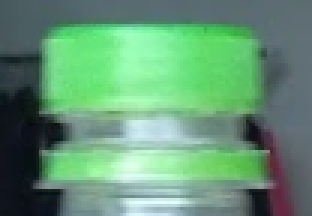
#> input picture Capture3.PNG, 104 x 72 px (shown 3 times larger)
$ python color_check.py
#> lines starting #> are read from the running program, lines starting #| are printed output that depends on the picture; after the words box and inside, x2 and y2 are one past the last pixel; in counts of white or black regions, pixels touching at a corner belong together; long printed decimals are rounded
import cv2
import numpy as np

class Color_check:
    def __init__(self, img_path):
#> called with img_path = 'Capture3.PNG'
        img = cv2.imread(img_path)
#> img is the input picture: shape (72, 104, 3); mean B, G, R 117.4, 149.9, 100.7
        img = cv2.cvtColor(img, cv2.COLOR_BGR2HSV)
#> img: shape (72, 104, 3); mean H, S, V 83, 85.5, 152.8
        img = cv2.resize(img, (500,500))
#> img: shape (500, 500, 3); mean H, S, V 82.9, 85.4, 152.7
        self.img = img

    def Color_check(self):
        # define green threshold
        lower_green = (38, 90, 30)
        upper_green = (70, 255,255)
        # If pixel in range of green threshold then this pixel = 1 and if not this pixel = 0
        mask_img = cv2.inRange (self.img, lower_green, upper_green)
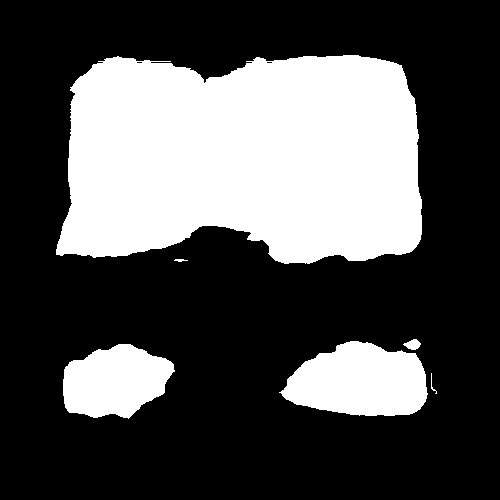
#> mask_img: shape (500, 500); 31.9% white; 6 white regions, box (x1, y1, x2, y2) and area: (56, 55, 422, 264) 65192, (279, 341, 428, 416) 8208, (63, 344, 175, 419) 6063, (403, 339, 421, 350) 126, (431, 373, 437, 394) 28, (174, 259, 188, 262) 27
        # convert img from HSV back to RGB
        self.img = cv2.cvtColor (self.img, cv2.COLOR_HSV2RGB)
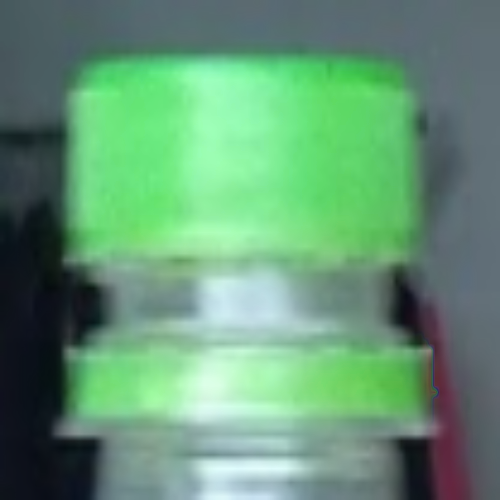
#> self.img: shape (500, 500, 3); mean R, G, B 100.2, 149.7, 117
        # bitwise the grayscale img and origin img to get mask of img
        result = cv2.bitwise_and(self.img, self.img, mask=mask_img)
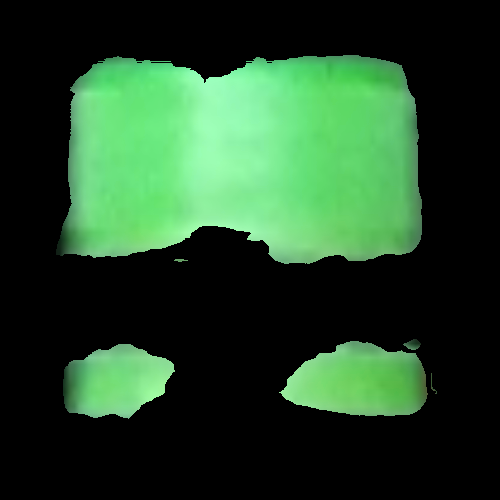
#> result: shape (500, 500, 3); mean R, G, B 35.1, 68.1, 39.7
        return result

    def visualize(self, mask_img):
        cv2.imshow('img', mask_img)
        cv2.waitKey(0)

    def Process(self):
        mask_img = self.Color_check()
        count_green_pixel = 0
        count_notgreen_pixel = 0
        for i in range (mask_img.shape[0]):
            for j in range (mask_img.shape[1]):
                if ((mask_img[i,j,0], mask_img[i,j,1], mask_img[i,j,2]) != (0,0,0)):
                    count_green_pixel += 1
#> after the loop, count_green_pixel = 79644
        count_notgreen_pixel = 500*500 - count_green_pixel
#> count_notgreen_pixel = 170356
        ratio = count_notgreen_pixel / count_green_pixel
#> ratio = 2.14
        print (ratio)
#| 2.139
        if (count_green_pixel < count_notgreen_pixel):
            cv2.putText(self.img, 'Chai khong dong nap', (500//4,500//4), cv2.FONT_HERSHEY_SIMPLEX, fontScale = 1, color = (0,0,0), thickness = 2)
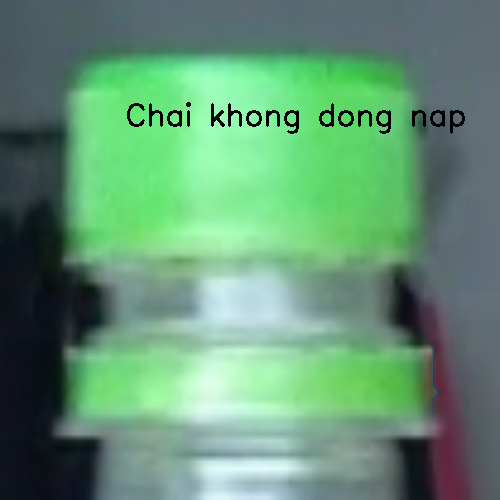
#> self.img: shape (500, 500, 3); 0.88% of pixels changed, all inside (x1, y1, x2, y2) = (127, 102, 465, 134)
        else:
            cv2.putText(self.img, 'Chai dong nap', (500//4,500//4), cv2.FONT_HERSHEY_SIMPLEX, fontScale = 1, color = (0,0,0), thickness = 2)


        #self.visualize(self.img)
        self.visualize(mask_img)

color_check = Color_check('Capture3.PNG')
color_check.Process()

$ run again, with Capture1.PNG copied over Capture3.PNG
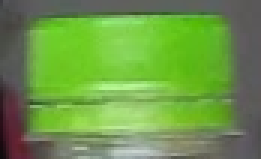
#> input picture Capture1.PNG, 87 x 53 px (shown 3 times larger)
#> in __init__, img is the input picture: shape (53, 87, 3); mean B, G, R 72.7, 151.8, 109.1
#> in Color_check, `mask_img = cv2.inRange (self.img, lower_green, upper_green)`:
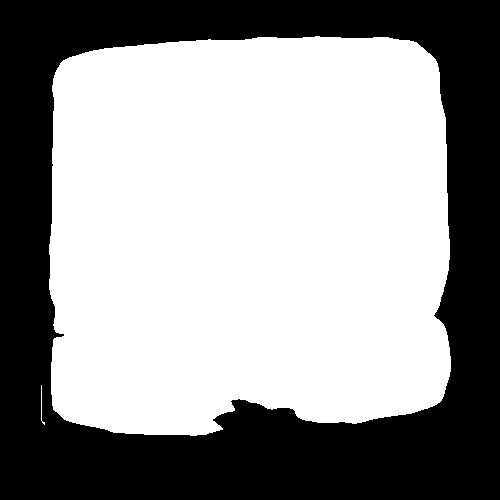
#> mask_img: shape (500, 500); 59.5% white; 1 black region, box (x1, y1, x2, y2) and area: (0, 0, 500, 500) 101349
#| 0.6818
#> in Process, `cv2.putText(self.img, 'Chai dong nap', (500//4,500//4), cv2.FONT_HERSH..`:
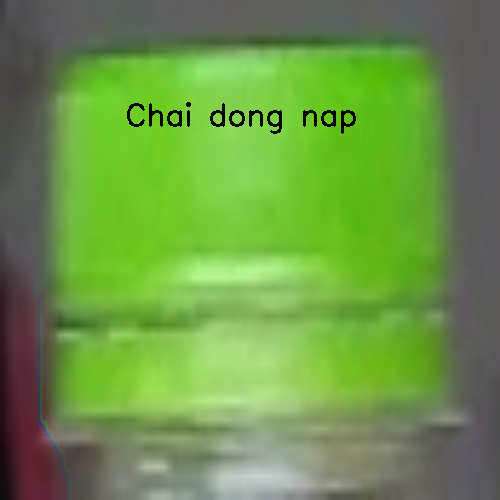
#> self.img: shape (500, 500, 3); mean R, G, B 107.9, 150.5, 72

$ run again, with Capture.PNG copied over Capture3.PNG
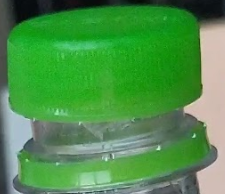
#> input picture Capture.PNG, 225 x 194 px
#> in __init__, img is the input picture: shape (194, 225, 3); mean B, G, R 74.4, 144.5, 76.5
#> in Color_check, `mask_img = cv2.inRange (self.img, lower_green, upper_green)`:
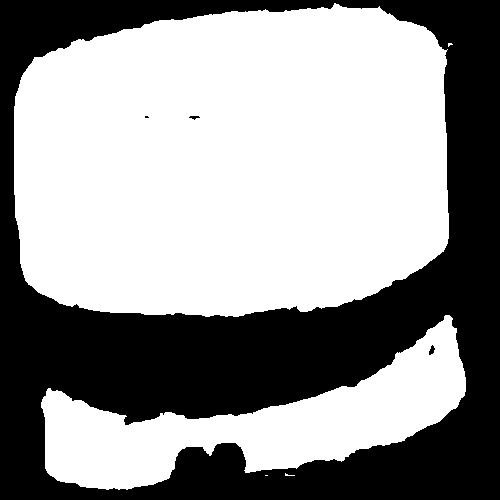
#> mask_img: shape (500, 500); 59.2% white; 4 black regions (1 under 20 px), largest, box (x1, y1, x2, y2) and area: (0, 0, 500, 500) 101916, (429, 345, 435, 355) 36, (189, 116, 200, 120) 25
#| 0.689
#> in Process, `cv2.putText(self.img, 'Chai dong nap', (500//4,500//4), cv2.FONT_HERSH..`:
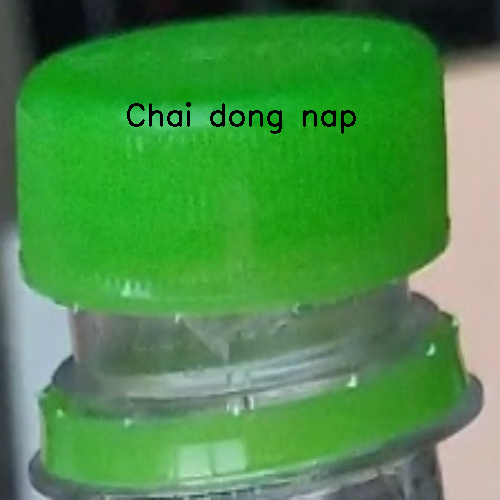
#> self.img: shape (500, 500, 3); mean R, G, B 75.8, 143.3, 73.5

$ run again, with Untitled.png copied over Capture3.PNG
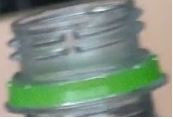
#> input picture Untitled.png, 173 x 119 px
#> in __init__, img is the input picture: shape (119, 173, 3); mean B, G, R 130.3, 146.1, 129.7
#> in Color_check, `mask_img = cv2.inRange (self.img, lower_green, upper_green)`:
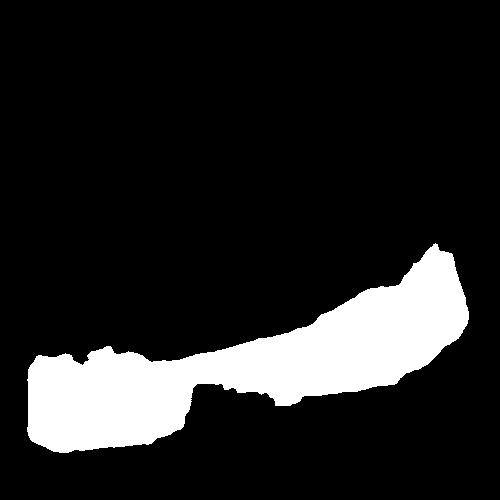
#> mask_img: shape (500, 500); 14% white; 1 white region, box (x1, y1, x2, y2) and area: (27, 243, 469, 453) 34999
#| 6.143
#> in Process, `cv2.putText(self.img, 'Chai khong dong nap', (500//4,500//4), cv2.FONT..`:
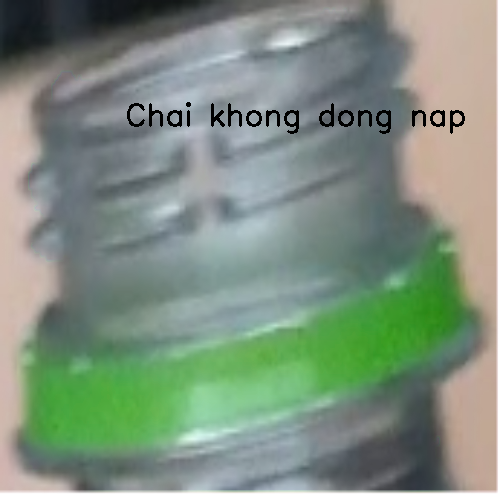
#> self.img: shape (500, 500, 3); mean R, G, B 128.1, 144.4, 128.6
